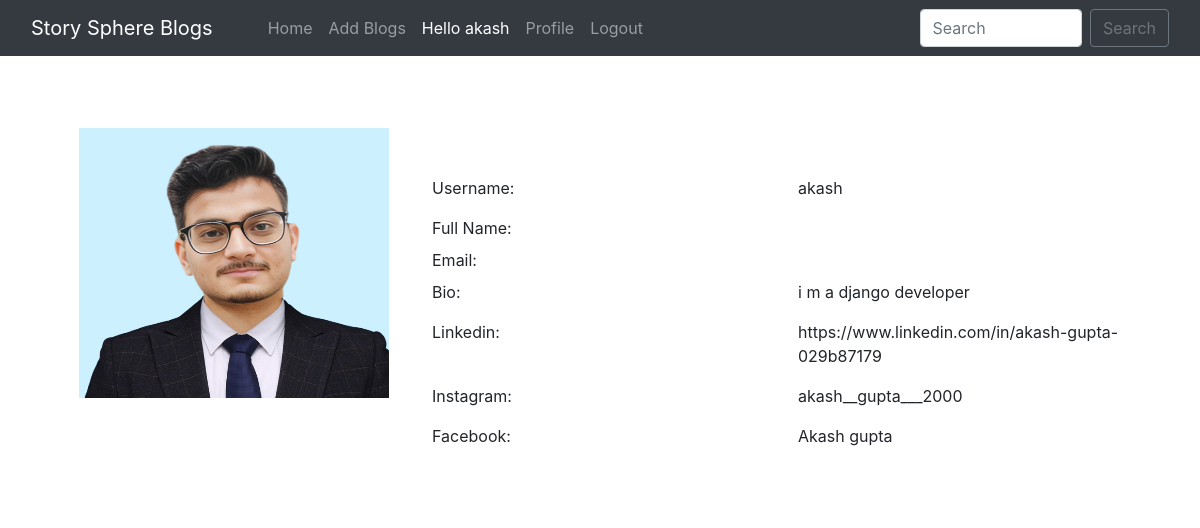
/user_profile/24/ (signed in), run on the app's committed database.
### home/models.py (models this page shows, shortened)
class BlogPost(models.Model):
    title=models.CharField(max_length=255)
    author= models.ForeignKey(User, on_delete=models.CASCADE)
    slug=models.CharField(max_length=130)
    content=models.TextField()
    image = models.ImageField(upload_to="profile_pics", blank=True, null=True)
    dateTime=models.DateTimeField(auto_now_add=True)

class Profile(models.Model):
    user = models.OneToOneField(User, on_delete=models.CASCADE, blank=True, null=True)
    image = models.ImageField(upload_to="profile_pics", blank=True, null=True)
    bio = models.TextField(blank=True, null=True)
    phone_no = models.IntegerField(blank=True, null=True)
    facebook = models.CharField(max_length=300, blank=True, null=True)
    instagram = models.CharField(max_length=300, blank=True, null=True)
    linkedin = models.CharField(max_length=300, blank=True, null=True)

### home/views.py (the view)
# urls.py: path("user_profile/<int:myid>/", views.user_profile, name="user_profile"),
def user_profile(request, myid):
    post = BlogPost.objects.filter(id=myid)
    return render(request, "user_profile.html", {'post':post})

### home/templates/user_profile.html (shortened to what this page needs)
{% extends 'base.html' %}
{% block body %}
<div class="container profile">
            <form method="post">
                <div class="row">
                    {% for i in post %}
                    <div class="col-md-4">
                        <div class="profile-img">
                            {% if i.author.profile.image %}
                            <img src="{{i.author.profile.image.url}}" alt="" width="310px" height="270px">
                            {% endif %}
                        </div>
                    </div>
                    <div class="col-md-8">
                        <div class="profile-tab">
                            <div class="tab-pane">
                                <br><br>
                                        <div class="row">
                                            <div class="col-md-6">
                                                <label>Username:</label>
                                            </div>
                                            <div class="col-md-6">
                                                <p>{{i.author}}</p>
                                            </div>
                                        </div>
                                        <div class="row">
                                            <div class="col-md-6">
                                                <label>Full Name:</label>
                                            </div>
                                            <div class="col-md-6">
                                            </div>
                                        </div>
                                        <div class="row">
                                            <div class="col-md-6">
                                                <label>Email:</label>
                                            </div>
                                            <div class="col-md-6">
                                            </div>
                                        </div>
                                        <div class="row">
                                            <div class="col-md-6">
                                                <label>Bio:</label>
                                            </div>
                                            <div class="col-md-6">
                                                <p>{{i.author.profile.bio}}</p>
                                            </div>
                                        </div>
                                        {% if i.author.profile.linkedin %}
                                        <div class="row">
                                            <div class="col-md-6">
                                                <label>Linkedin:</label>
                                            </div>
                                            <div class="col-md-6">
                                                <p>{{i.author.profile.linkedin}}</p>
                                            </div>
                                        </div>
                                        {% endif %}
                                        {% if i.author.profile.instagram %}
                                        <div class="row">
                                            <div class="col-md-6">
                                                <label>Instagram:</label>
                                            </div>
                                            <div class="col-md-6">
                                                <p>{{i.author.profile.instagram}}</p>
                                            </div>
                                        </div>
                                        {% endif %}
                                        {% if i.author.profile.facebook %}
                                        <div class="row">
                                            <div class="col-md-6">
                                                <label>Facebook:</label>
                                            </div>
                                            <div class="col-md-6">
                                                <p>{{i.author.profile.facebook}}</p>
                                            </div>
                                        </div>
                                        {% endif %}
                                        {% endfor %}
                            </div>
                        </div>
                    </div>
            </form>
            </div>
        {% endblock %}

### home/templates/base.html (shortened to what this page needs)
<!doctype html>
<html lang="en">
  <head>
    <link href="//maxcdn.bootstrapcdn.com/bootstrap/4.1.1/css/bootstrap.min.css" rel="stylesheet" id="bootstrap-css">
    <link href="https://cdn.jsdelivr.net/npm/bootstrap@5.0.2/dist/css/bootstrap.min.css" rel="stylesheet">
    <link rel="stylesheet" href="https://maxcdn.bootstrapcdn.com/bootstrap/4.0.0/css/bootstrap.min.css">
  </head>
  <body>
    <nav class="navbar navbar-expand-lg navbar-dark bg-dark sticky-top">
        <div class="container-fluid">
          <a class="navbar-brand" href="#">Story Sphere Blogs</a>
          <div class="collapse navbar-collapse" id="navbarSupportedContent">
          <div class="container mx-3">
            <ul class="navbar-nav me-auto mb-2 mb-lg-0">
              <li class="nav-item">
                <a class="nav-link {% block homeactive %} {% endblock homeactive %}" aria-current="page" href="/">Home</a>
              </li>
              {% if user.is_authenticated %}
              <li class="nav-item">
                <a class="nav-link {% block add_blogs_active %} {% endblock add_blogs_active %}" href="/add_blogs/">Add Blogs</a>
              </li>
              <li class="nav-item">
                <a class="nav-link active" href="#">Hello {{request.user}}</a>
              </li>
              <li class="nav-item">
                <a class="nav-link {% block profileactive %} {% endblock profileactive %}" href="/profile/">Profile</a>
              </li>
              <li class="nav-item">
                <a class="nav-link" href="/logout/">Logout</a>
              </li>
              {% endif %}
            </ul>
            </div>
            <form class="d-flex" method="POST" action="/search/"> {% csrf_token %}
              <input class="form-control me-2" type="search" placeholder="Search" name="searched" id="searched" aria-label="Search">
              <button href="/search/" class="btn btn-outline-secondary" type="submit">Search</button>
            </form>
          </div>
        </div>
      </nav>
      {% block body %}
      {% endblock %}
</body>
</html>

### data on the page
BlogPost: author.profile.image (picture), author "akash", author.profile.bio "i m a django developer", author.profile.linkedin "https://www.linkedin.com/in/akash-gupta-029b87179", author.profile.instagram "akash__gupta___2000", author.profile.facebook "Akash gupta"

### other printed values
{{ request.user }} "akash"
